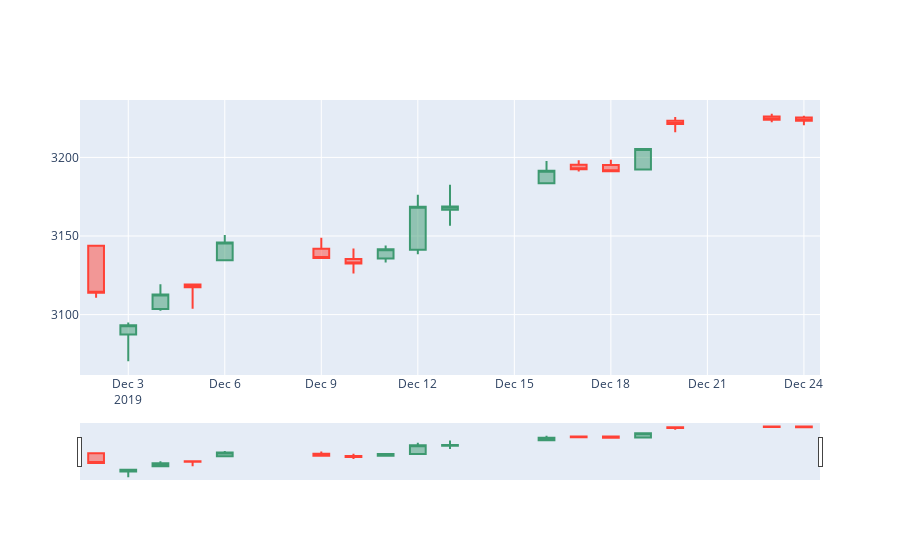

Notebook code cell kept with this figure:
### Markdown cell above
Candlestick
$x=\frac{1}{1+x^2}$

### Code cell
trace = go.Candlestick(x=SP['12-2019'].index,
                open=SP['12-2019'].Open,
                high=SP['12-2019'].High,
                low=SP['12-2019'].Low,
                close=SP['12-2019'].Close)
data = [trace]
iplot(data, filename='simple_candlestick')
